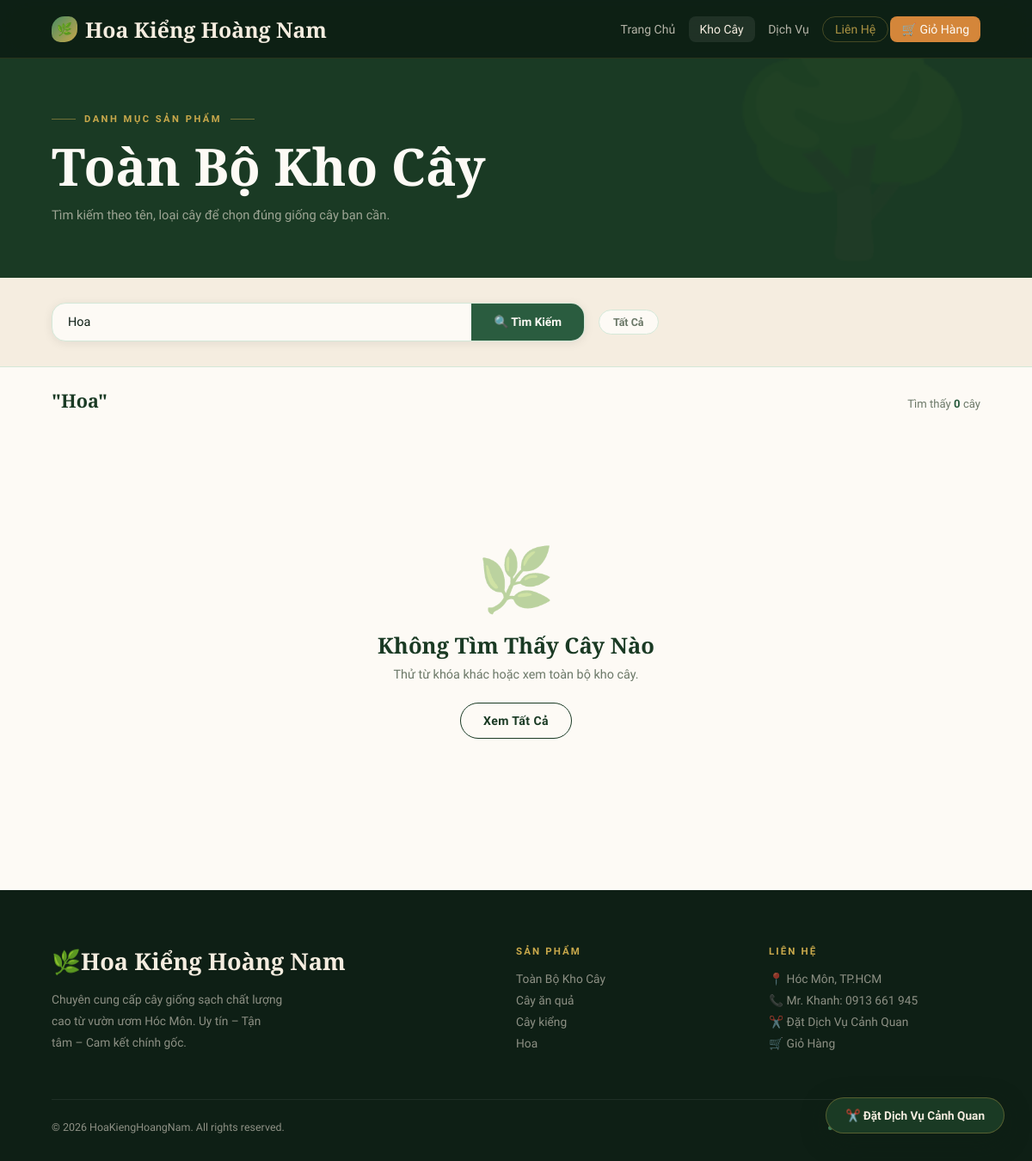
Before: /kho-cay/?q=Hoa with the older database file.
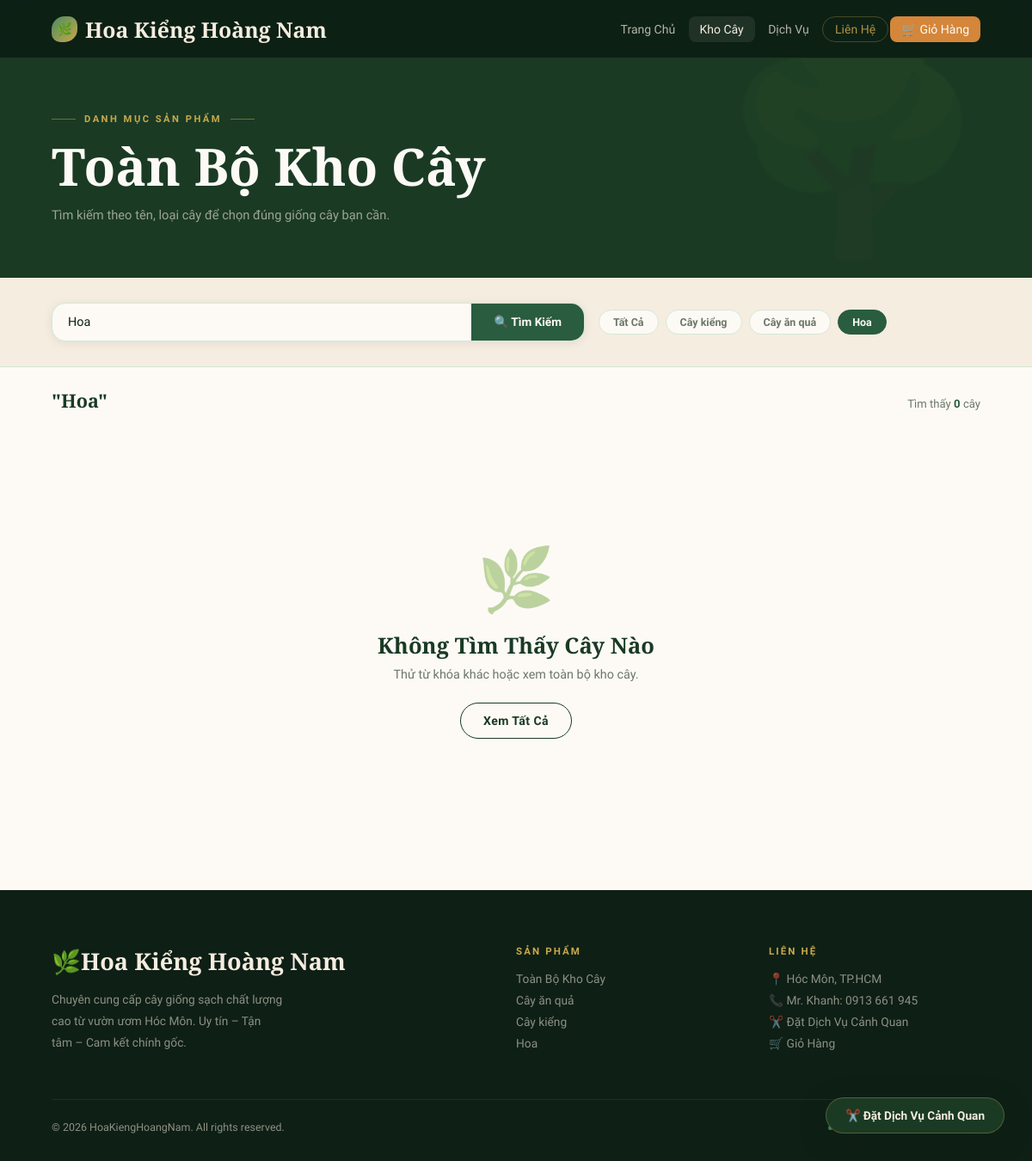
After: the same page with the newer database file.
### store/models.py (models this page shows, shortened)
class Category(models.Model):
    name  = models.CharField(max_length=100, verbose_name='Tên danh mục')
    image = models.ImageField(
        upload_to='category_images/', null=True, blank=True, verbose_name='Ảnh'
    )
    class Meta:
        verbose_name        = 'Danh mục'
        verbose_name_plural = 'Danh mục'
        ordering            = ['name']

### store/views.py (the view)
# urls.py: path('kho-cay/', views.kho_cay, name='kho_cay'),
def kho_cay(request):
    query  = request.GET.get('q', '').strip()
    plants = Plant.objects.select_related('category').all()
    if query:
        plants = plants.filter(
            Q(name__icontains=query) |
            Q(category__name__icontains=query)
        )
    return render(request, 'store/kho_cay.html', {
        'plants':          plants,
        'query':           query,
        'categories':      Category.objects.all(),
        'cart_item_count': _cart_item_count(request),
    })

### store/views.py (called while the page is built)
def _get_cart(request):
    return request.session.get('cart', {})

def _cart_item_count(request):
    return sum(item['quantity'] for item in _get_cart(request).values())

### store/templates/store/kho_cay.html (shortened to what this page needs)
{% extends 'store/base.html' %}
{% block content %}
<div class="kho-header">
  <div class="kho-header-inner">
    <div class="section-eyebrow">Danh Mục Sản Phẩm</div>
    <h1>Toàn Bộ Kho Cây</h1>
    <p>Tìm kiếm theo tên, loại cây để chọn đúng giống cây bạn cần.</p>
  </div>
</div>
<div class="search-bar-section">
  <form method="GET" action="{% url 'kho_cay' %}" class="search-form">
    <input type="text" name="q" class="search-input"
           placeholder="Tìm theo tên hoặc loại cây... (Xoài, Nhãn, Mận...)"
           value="{{ query }}">
    <button type="submit" class="search-btn">🔍 Tìm Kiếm</button>
  </form>
  <div class="filter-chips">
    <a href="{% url 'kho_cay' %}" class="chip {% if not query %}active{% endif %}">Tất Cả</a>
    {% for cat in categories %}
    <a href="{% url 'kho_cay' %}?q={{ cat.name }}" class="chip {% if query == cat.name %}active{% endif %}">{{ cat.name }}</a>
    {% endfor %}
  </div>
</div>
<div class="results-meta">
  <span class="results-title">
    {% if query %}"{{ query }}"{% else %}Tất Cả Sản Phẩm{% endif %}
  </span>
  <span class="results-count">Tìm thấy <strong>{{ plants|length }}</strong> cây</span>
</div>
<div class="kho-body">
  <div class="product-grid">
    {% for plant in plants %}
    <div class="card product-card">
      {% with p_girth=plant.girth|default:"-" p_height=plant.height|default:"-" p_diameter=plant.diameter|default:"-" p_cat=plant.category.name|default:"Cây Giống" %}
      <div class="product-img-wrap" onclick="openQuickView(
           '{{ plant.id }}',
           '{{ plant.name|escapejs }}',
           '{% if plant.image %}{{ plant.image.url }}{% endif %}',
           '{% if plant.image2 %}{{ plant.image2.url }}{% endif %}',
           '{% if plant.image3 %}{{ plant.image3.url }}{% endif %}',
           '{% if plant.image4 %}{{ plant.image4.url }}{% endif %}',
           '{{ p_girth|escapejs }}',
           '{{ p_height|escapejs }}',
           '{{ p_diameter|escapejs }}',
           '{{ plant.formatted_price|escapejs }}',
           '{{ plant.is_available|yesno:"true,false" }}',
           '{{ p_cat|escapejs }}'
         )">
        {% if plant.image %}
          <img src="{{ plant.image.url }}" alt="{{ plant.name }}" loading="lazy">
        {% else %}
          <div class="product-img-placeholder">🌳</div>
        {% endif %}
        <div class="qv-overlay"><span class="qv-overlay-btn">👁 Xem Nhanh</span></div>
        {% if not plant.is_available %}
          <div style="position:absolute;top:.8rem;left:.8rem;background:var(--danger);color:#fff;font-size:.68rem;font-weight:700;padding:3px 11px;border-radius:50px;z-index:2;">Hết Hàng</div>
        {% endif %}
      </div>
      {% endwith %}
      <div class="product-body">
        <span class="product-tag">{{ plant.category.name|default:"Cây Giống" }}</span>
        <div class="product-name">{{ plant.name }}</div>
        <div class="product-specs">
          <div><strong>Hoành:</strong> {{ plant.girth|default:"-" }} cm</div>
          <div><strong>Cao:</strong> {{ plant.height|default:"-" }} m</div>
          <div style="grid-column: 1 / -1;"><strong>ĐK Tán:</strong> {{ plant.diameter|default:"-" }} cm</div>
        </div>
        <div class="product-footer">
          <span class="product-price">{{ plant.formatted_price }}</span>
          {% if plant.is_available %}
            <a href="{% url 'add_to_cart' plant.id %}" class="btn btn-primary btn-sm">🛒 Thêm giỏ</a>
          {% else %}
            <span class="stock-badge-out">Hết Hàng</span>
          {% endif %}
        </div>
      </div>
    </div>
    {% empty %}
    <div class="empty-state">
      <div class="empty-icon">🌿</div>
      <div class="empty-title">Không Tìm Thấy Cây Nào</div>
      <p class="empty-sub">Thử từ khóa khác hoặc xem toàn bộ kho cây.</p>
      <a href="{% url 'kho_cay' %}" class="btn btn-outline-dark btn-md">Xem Tất Cả</a>
    </div>
    {% endfor %}
  </div>
</div>
{% endblock content %}

### store/templates/store/base.html (shortened to what this page needs)
{% load static %}
<!DOCTYPE html>
<html lang="vi">
<head>
</head>
<body>
  {% include 'store/components/_navbar.html' %}
  <main>{% block content %}{% endblock content %}</main>
  <footer>
    <div class="footer-grid">
      <div>
        <span class="footer-logo">🌿Hoa Kiểng Hoàng Nam</span>
        <p class="footer-desc">Chuyên cung cấp cây giống sạch chất lượng cao từ vườn ươm Hóc Môn. Uy tín – Tận tâm – Cam kết chính gốc.</p>
      </div>
      <div class="footer-col">
        <h4>Sản Phẩm</h4>
        <a href="{% url 'kho_cay' %}">Toàn Bộ Kho Cây</a>
        <a href="{% url 'kho_cay' %}?q=Cây ăn quả">Cây ăn quả</a>
        <a href="{% url 'kho_cay' %}?q=Cây kiểng">Cây kiểng</a>
        <a href="{% url 'kho_cay' %}?q=Hoa">Hoa</a>
      </div>
      <div class="footer-col">
        <h4>Liên Hệ</h4>
        <a href="#">📍 Hóc Môn, TP.HCM</a>
        <a href="#">📞 Mr. Khanh: 0913 661 945</a>
        <a href="{% url 'service_booking' %}">✂️ Đặt Dịch Vụ Cảnh Quan</a>
        <a href="{% url 'cart_detail' %}">🛒 Giỏ Hàng</a>
      </div>
    </div>
    <div class="footer-bottom">
      <span>© 2026 HoaKiengHoangNam. All rights reserved.</span>
      <span>Vườn ươm đạt chuẩn VietGAP</span>
    </div>
  </footer>
  <a class="floating-cta" href="{% url 'service_booking' %}">✂️ Đặt Dịch Vụ Cảnh Quan</a>
</body>
</html>

### store/templates/store/components/_navbar.html (shortened to what this page needs)
<nav id="mainNav">
  <a class="nav-logo" href="{% url 'home' %}">
    <span class="nav-logo-leaf">🌿</span>
    Hoa Kiểng Hoàng Nam
  </a>
  <ul class="nav-links" id="navLinks">
    <li>
      <a href="{% url 'home' %}"
         {% if request.resolver_match.url_name == 'home' %}class="active"{% endif %}>
        Trang Chủ
      </a>
    </li>
    <li>
      <a href="{% url 'kho_cay' %}"
         {% if request.resolver_match.url_name == 'kho_cay' %}class="active"{% endif %}>
        Kho Cây
      </a>
    </li>
    <li>
      <a href="{% url 'home' %}#contact">Dịch Vụ</a>
    </li>
    <li>
      <a href="{% url 'home' %}#contact"
         style="color:rgba(200,168,75,0.85);border:1px solid rgba(200,168,75,0.3);border-radius:50px;padding:6px 14px;">
        Liên Hệ
      </a>
    </li>
    <li>
      <a class="nav-cart-btn" href="{% url 'cart_detail' %}">
        🛒
        Giỏ Hàng
      </a>
    </li>
  </ul>
</nav>

### store/templates/store/components/_navbar.html (style rules this page uses)
#mainNav { position: fixed; top: 0; left: 0; right: 0; z-index: 1000; height: 68px; background: rgba(14,31,21,0.97); backdrop-filter: blur(16px) saturate(180%); border-bottom: 1px solid rgba(200,168,75,0.15); display: flex; align-items: center; justify-content: space-between; padding: 0 5vw; transition: height var(--transition), background var(--transition); }
.nav-logo { font-family: 'Playfair Display', serif; font-size: 1.55rem; font-weight: 700; color: var(--cream); text-decoration: none; display: flex; align-items: center; gap: 9px; flex-shrink: 0; }
.nav-logo-leaf { width: 30px; height: 30px; border-radius: 50% 10px 50% 10px; background: linear-gradient(135deg, var(--moss), var(--gold)); display: flex; align-items: center; justify-content: center; font-size: 0.9rem; }
.nav-links { display: flex; align-items: center; gap: 0.15rem; list-style: none; }
.nav-links a { color: rgba(245,237,224,0.72); text-decoration: none; font-size: 0.875rem; font-weight: 400; padding: 7px 13px; border-radius: 8px; transition: color var(--transition), background var(--transition); }
.nav-links a:hover, .nav-links a.active { color: var(--cream); background: rgba(255,255,255,0.08); }
.nav-cart-btn { display: flex; align-items: center; gap: 7px; background: var(--amber); color: var(--white) !important; padding: 8px 18px; border-radius: 50px; font-size: 0.83rem; font-weight: 600; text-decoration: none; transition: background var(--transition), transform var(--transition); }

Changed rows visible on the page:
added Category: name "Cây kiểng"
added Category: name "Cây ăn quả"
added Category: name "Hoa"
Other visible differences:
{{ query }}: "Hoa" → (not shown)
